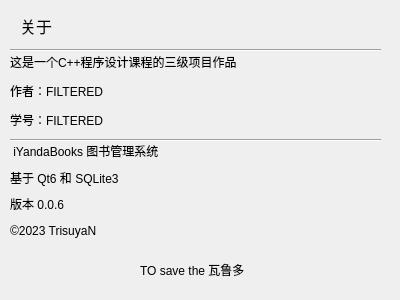
<?xml version="1.0" encoding="UTF-8"?>
<ui version="4.0">
 <class>About</class>
 <widget class="QDialog" name="About">
  <property name="geometry">
   <rect>
    <x>0</x>
    <y>0</y>
    <width>400</width>
    <height>300</height>
   </rect>
  </property>
  <property name="minimumSize">
   <size>
    <width>400</width>
    <height>300</height>
   </size>
  </property>
  <property name="maximumSize">
   <size>
    <width>400</width>
    <height>300</height>
   </size>
  </property>
  <property name="windowTitle">
   <string>关于 iYandaBooks</string>
  </property>
  <property name="windowIcon">
   <iconset resource="src/src.qrc">
    <normaloff>:/icon/icons/icons8-books-96.png</normaloff>:/icon/icons/icons8-books-96.png</iconset>
  </property>
  <widget class="QLabel" name="label">
   <property name="geometry">
    <rect>
     <x>20</x>
     <y>10</y>
     <width>201</width>
     <height>31</height>
    </rect>
   </property>
   <property name="font">
    <font>
     <family>Microsoft YaHei</family>
     <pointsize>12</pointsize>
    </font>
   </property>
   <property name="text">
    <string>关于</string>
   </property>
  </widget>
  <widget class="Line" name="line">
   <property name="geometry">
    <rect>
     <x>10</x>
     <y>40</y>
     <width>371</width>
     <height>20</height>
    </rect>
   </property>
   <property name="orientation">
    <enum>Qt::Horizontal</enum>
   </property>
  </widget>
  <widget class="QWidget" name="widget" native="true">
   <property name="geometry">
    <rect>
     <x>10</x>
     <y>140</y>
     <width>221</width>
     <height>101</height>
    </rect>
   </property>
   <layout class="QVBoxLayout" name="verticalLayout">
    <item>
     <widget class="QLabel" name="label_2">
      <property name="text">
       <string> iYandaBooks 图书管理系统</string>
      </property>
     </widget>
    </item>
    <item>
     <widget class="QLabel" name="label_3">
      <property name="text">
       <string>基于 Qt6 和 SQLite3</string>
      </property>
     </widget>
    </item>
    <item>
     <widget class="QLabel" name="label_5">
      <property name="text">
       <string>版本 0.0.6</string>
      </property>
     </widget>
    </item>
    <item>
     <widget class="QLabel" name="label_4">
      <property name="text">
       <string>©2023 TrisuyaN</string>
      </property>
     </widget>
    </item>
   </layout>
  </widget>
  <widget class="QWidget" name="widget_2" native="true">
   <property name="geometry">
    <rect>
     <x>10</x>
     <y>50</y>
     <width>384</width>
     <height>81</height>
    </rect>
   </property>
   <layout class="QVBoxLayout" name="verticalLayout_2">
    <item>
     <widget class="QLabel" name="label_6">
      <property name="text">
       <string>这是一个C++程序设计课程的三级项目作品</string>
      </property>
     </widget>
    </item>
    <item>
     <widget class="QLabel" name="label_7">
      <property name="text">
       <string>作者：FILTERED</string>
      </property>
     </widget>
    </item>
    <item>
     <widget class="QLabel" name="label_8">
      <property name="text">
       <string>学号：FILTERED</string>
      </property>
     </widget>
    </item>
   </layout>
  </widget>
  <widget class="Line" name="line_2">
   <property name="geometry">
    <rect>
     <x>10</x>
     <y>130</y>
     <width>371</width>
     <height>20</height>
    </rect>
   </property>
   <property name="orientation">
    <enum>Qt::Horizontal</enum>
   </property>
  </widget>
  <widget class="QLabel" name="label_9">
   <property name="geometry">
    <rect>
     <x>260</x>
     <y>140</y>
     <width>101</width>
     <height>91</height>
    </rect>
   </property>
   <property name="autoFillBackground">
    <bool>false</bool>
   </property>
   <property name="text">
    <string/>
   </property>
   <property name="pixmap">
    <pixmap resource="src/src.qrc">:/pic/1.gif</pixmap>
   </property>
   <property name="alignment">
    <set>Qt::AlignBottom|Qt::AlignLeading|Qt::AlignLeft</set>
   </property>
  </widget>
  <widget class="QLabel" name="label_10">
   <property name="geometry">
    <rect>
     <x>140</x>
     <y>260</y>
     <width>141</width>
     <height>19</height>
    </rect>
   </property>
   <property name="text">
    <string>TO save the 瓦鲁多</string>
   </property>
  </widget>
 </widget>
 <resources>
  <include location="src/src.qrc"/>
 </resources>
 <connections/>
</ui>
